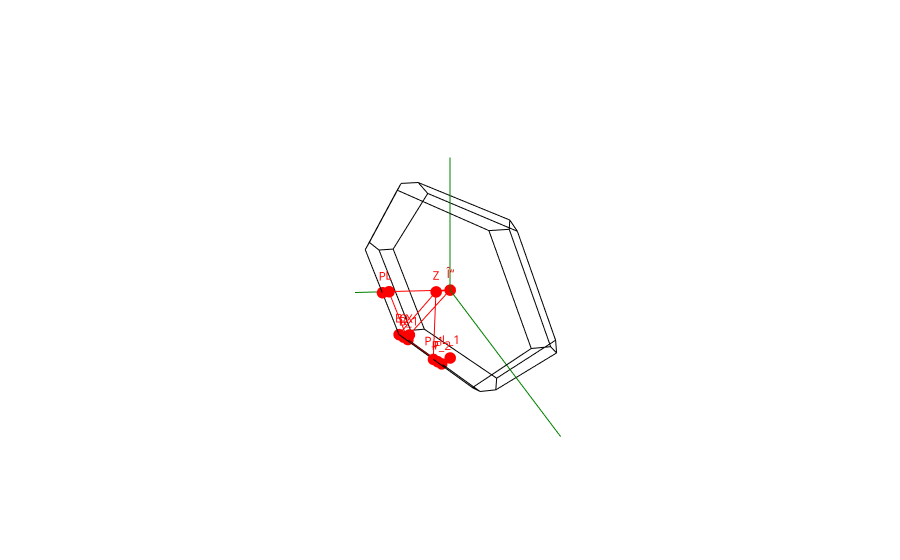

Here is the notebook cell this chart was saved with:
### Markdown cell above
## Zone de Brillouin

### Code cell
plot_brillouin_zone(phonon_bs.structure)

### Figure 1 — Plotly figure (JSON) as saved in the notebook; plotly's stock layout.template omitted (floating-point values rounded to 4 significant figures)
{"data": [{"line": {"color": "green"}, "mode": "lines+text", "showlegend": false, "text": ["", "a"], "type": "scatter3d", "x": [0, 0.3847], "y": [0, -1.353], "z": [0, -0.7279]}, {"line": {"color": "green"}, "mode": "lines+text", "showlegend": false, "text": ["", "b"], "type": "scatter3d", "x": [0, 0.3847], "y": [0, 1.353], "z": [0, -0.7279]}, {"line": {"color": "green"}, "mode": "lines+text", "showlegend": false, "text": ["", "c"], "type": "scatter3d", "x": [0, 0], "y": [0, 0], "z": [0, 1.584]}, {"line": {"color": "black"}, "mode": "lines", "showlegend": false, "text": "", "type": "scatter3d", "x": [0, 0.2636], "y": [-0.501, -0.426], "z": [-0.7919, -0.7919]}, {"line": {"color": "black"}, "mode": "lines", "showlegend": false, "text": "", "type": "scatter3d", "x": [0, -0.2636], "y": [-0.501, -0.426], "z": [-0.7919, -0.7919]}, {"line": {"color": "black"}, "mode": "lines", "showlegend": false, "text": "", "type": "scatter3d", "x": [0.2636, 0.2636], "y": [-0.426, 0.426], "z": [-0.7919, -0.7919]}, {"line": {"color": "black"}, "mode": "lines", "showlegend": false, "text": "", "type": "scatter3d", "x": [0.2636, 0], "y": [0.426, 0.501], "z": [-0.7919, -0.7919]}, {"line": {"color": "black"}, "mode": "lines", "showlegend": false, "text": "", "type": "scatter3d", "x": [0, -0.2636], "y": [0.501, 0.426], "z": [-0.7919, -0.7919]}, {"line": {"color": "black"}, "mode": "lines", "showlegend": false, "text": "", "type": "scatter3d", "x": [-0.2636, -0.2636], "y": [0.426, -0.426], "z": [-0.7919, -0.7919]}, {"line": {"color": "black"}, "mode": "lines", "showlegend": false, "text": "", "type": "scatter3d", "x": [-0.1211, 0], "y": [0.927, 0.501], "z": [-0.06403, -0.7919]}, {"line": {"color": "black"}, "mode": "lines", "showlegend": false, "text": "", "type": "scatter3d", "x": [-0.1211, -0.3847], "y": [0.927, 0.852], "z": [-0.06403, -0.06403]}, {"line": {"color": "black"}, "mode": "lines", "showlegend": false, "text": "", "type": "scatter3d", "x": [-0.2636, -0.3847], "y": [0.426, 0.852], "z": [-0.7919, -0.06403]}, {"line": {"color": "black"}, "mode": "lines", "showlegend": false, "text": "", "type": "scatter3d", "x": [-0.1211, 0], "y": [-0.927, -0.501], "z": [-0.06403, -0.7919]}, {"line": {"color": "black"}, "mode": "lines", "showlegend": false, "text": "", "type": "scatter3d", "x": [-0.1211, -0.3847], "y": [-0.927, -0.852], "z": [-0.06403, -0.06403]}, {"line": {"color": "black"}, "mode": "lines", "showlegend": false, "text": "", "type": "scatter3d", "x": [-0.2636, -0.3847], "y": [-0.426, -0.852], "z": [-0.7919, -0.06403]}, {"line": {"color": "black"}, "mode": "lines", "showlegend": false, "text": "", "type": "scatter3d", "x": [-0.3847, -0.5059], "y": [-0.852, -0.426], "z": [-0.06403, 0.6639]}, {"line": {"color": "black"}, "mode": "lines", "showlegend": false, "text": "", "type": "scatter3d", "x": [-0.5059, -0.5059], "y": [-0.426, 0.426], "z": [0.6639, 0.6639]}, {"line": {"color": "black"}, "mode": "lines", "showlegend": false, "text": "", "type": "scatter3d", "x": [-0.5059, -0.3847], "y": [0.426, 0.852], "z": [0.6639, -0.06403]}, {"line": {"color": "black"}, "mode": "lines", "showlegend": false, "text": "", "type": "scatter3d", "x": [-0.2636, -0.5059], "y": [-0.426, -0.426], "z": [0.7919, 0.6639]}, {"line": {"color": "black"}, "mode": "lines", "showlegend": false, "text": "", "type": "scatter3d", "x": [-0.2636, -0.2636], "y": [-0.426, 0.426], "z": [0.7919, 0.7919]}, {"line": {"color": "black"}, "mode": "lines", "showlegend": false, "text": "", "type": "scatter3d", "x": [-0.5059, -0.2636], "y": [0.426, 0.426], "z": [0.6639, 0.7919]}, {"line": {"color": "black"}, "mode": "lines", "showlegend": false, "text": "", "type": "scatter3d", "x": [-0.1211, 0.1211], "y": [0.927, 0.927], "z": [-0.06403, 0.06403]}, {"line": {"color": "black"}, "mode": "lines", "showlegend": false, "text": "", "type": "scatter3d", "x": [0.1211, 4.04e-16], "y": [0.927, 0.501], "z": [0.06403, 0.7919]}, {"line": {"color": "black"}, "mode": "lines", "showlegend": false, "text": "", "type": "scatter3d", "x": [4.04e-16, -0.2636], "y": [0.501, 0.426], "z": [0.7919, 0.7919]}, {"line": {"color": "black"}, "mode": "lines", "showlegend": false, "text": "", "type": "scatter3d", "x": [-0.1211, 0.1211], "y": [-0.927, -0.927], "z": [-0.06403, 0.06403]}, {"line": {"color": "black"}, "mode": "lines", "showlegend": false, "text": "", "type": "scatter3d", "x": [0.1211, 4.04e-16], "y": [-0.927, -0.501], "z": [0.06403, 0.7919]}, {"line": {"color": "black"}, "mode": "lines", "showlegend": false, "text": "", "type": "scatter3d", "x": [4.04e-16, -0.2636], "y": [-0.501, -0.426], "z": [0.7919, 0.7919]}, {"line": {"color": "black"}, "mode": "lines", "showlegend": false, "text": "", "type": "scatter3d", "x": [0.5059, 0.3847], "y": [-0.426, -0.852], "z": [-0.6639, 0.06403]}, {"line": {"color": "black"}, "mode": "lines", "showlegend": false, "text": "", "type": "scatter3d", "x": [0.5059, 0.5059], "y": [-0.426, 0.426], "z": [-0.6639, -0.6639]}, {"line": {"color": "black"}, "mode": "lines", "showlegend": false, "text": "", "type": "scatter3d", "x": [0.3847, 0.2636], "y": [-0.852, -0.426], "z": [0.06403, 0.7919]}, {"line": {"color": "black"}, "mode": "lines", "showlegend": false, "text": "", "type": "scatter3d", "x": [0.2636, 0.2636], "y": [-0.426, 0.426], "z": [0.7919, 0.7919]}, {"line": {"color": "black"}, "mode": "lines", "showlegend": false, "text": "", "type": "scatter3d", "x": [0.2636, 0.3847], "y": [0.426, 0.852], "z": [0.7919, 0.06403]}, {"line": {"color": "black"}, "mode": "lines", "showlegend": false, "text": "", "type": "scatter3d", "x": [0.3847, 0.5059], "y": [0.852, 0.426], "z": [0.06403, -0.6639]}, {"line": {"color": "black"}, "mode": "lines", "showlegend": false, "text": "", "type": "scatter3d", "x": [0.2636, 0.5059], "y": [0.426, 0.426], "z": [-0.7919, -0.6639]}, {"line": {"color": "black"}, "mode": "lines", "showlegend": false, "text": "", "type": "scatter3d", "x": [0.2636, 0.5059], "y": [-0.426, -0.426], "z": [-0.7919, -0.6639]}, {"line": {"color": "black"}, "mode": "lines", "showlegend": false, "text": "", "type": "scatter3d", "x": [4.04e-16, 0.2636], "y": [-0.501, -0.426], "z": [0.7919, 0.7919]}, {"line": {"color": "black"}, "mode": "lines", "showlegend": false, "text": "", "type": "scatter3d", "x": [0.1211, 0.3847], "y": [-0.927, -0.852], "z": [0.06403, 0.06403]}, {"line": {"color": "black"}, "mode": "lines", "showlegend": false, "text": "", "type": "scatter3d", "x": [4.04e-16, 0.2636], "y": [0.501, 0.426], "z": [0.7919, 0.7919]}, {"line": {"color": "black"}, "mode": "lines", "showlegend": false, "text": "", "type": "scatter3d", "x": [0.1211, 0.3847], "y": [0.927, 0.852], "z": [0.06403, 0.06403]}, {"line": {"color": "red"}, "mode": "lines", "showlegend": false, "text": "", "type": "scatter3d", "x": [0, 0.1924], "y": [0, -0.6765], "z": [0, -0.3639]}, {"line": {"color": "red"}, "mode": "lines", "showlegend": false, "text": "", "type": "scatter3d", "x": [0.1924, 0.2636], "y": [-0.6765, -0.426], "z": [-0.3639, -0.7919]}, {"line": {"color": "red"}, "mode": "lines", "showlegend": false, "text": "", "type": "scatter3d", "x": [0.5059, 0.3847], "y": [-0.426, 0], "z": [-0.6639, 0.06403]}, {"line": {"color": "red"}, "mode": "lines", "showlegend": false, "text": "", "type": "scatter3d", "x": [0.3847, 0], "y": [0, 0], "z": [0.06403, 0]}, {"line": {"color": "red"}, "mode": "lines", "showlegend": false, "text": "", "type": "scatter3d", "x": [0, 0.1318], "y": [0, -0.4635], "z": [0, -0.7919]}, {"line": {"color": "red"}, "mode": "lines", "showlegend": false, "text": "", "type": "scatter3d", "x": [0.3847, 0.3847], "y": [-0.426, 0], "z": [-0.7279, -0.7279]}, {"line": {"color": "red"}, "mode": "lines", "showlegend": false, "text": "", "type": "scatter3d", "x": [0.3847, 0.5059], "y": [0, 0], "z": [-0.7279, -0.6639]}, {"line": {"color": "red"}, "mode": "lines", "showlegend": false, "text": "", "type": "scatter3d", "x": [0.5059, 0.3847], "y": [0, 0], "z": [-0.6639, 0.06403]}, {"line": {"color": "red"}, "mode": "lines", "showlegend": false, "text": "", "type": "scatter3d", "x": [0.1924, 0.4453], "y": [-0.6765, -0.639], "z": [-0.3639, -0.2999]}, {"marker": {"color": "red", "size": 4}, "mode": "markers+text", "showlegend": false, "text": ["Î“", "B", "B_1", "F", "L", "L_1", "P", "P_1", "P_2", "Q", "X", "Z"], "textfont": {"color": "red"}, "type": "scatter3d", "x": [0, 0.5059, 0.2636, 0.3847, 0.1924, 0, 0.4453, 0.5059, 0.2636, 0.3847, 0.1318, 0.3847], "y": [0, -0.426, -0.426, 0, -0.6765, 0, -0.639, 0, 0, -0.426, -0.4635, 0], "z": [0, -0.6639, -0.7919, -0.7279, -0.3639, -0.7919, -0.2999, -0.6639, -0.7919, -0.7279, -0.7919, 0.06403]}], "layout": {"scene": {"xaxis": {"range": [-1.15, 1.15], "visible": false}, "yaxis": {"range": [-1.15, 1.15], "visible": false}, "zaxis": {"range": [-1.15, 1.15], "visible": false}}}}
